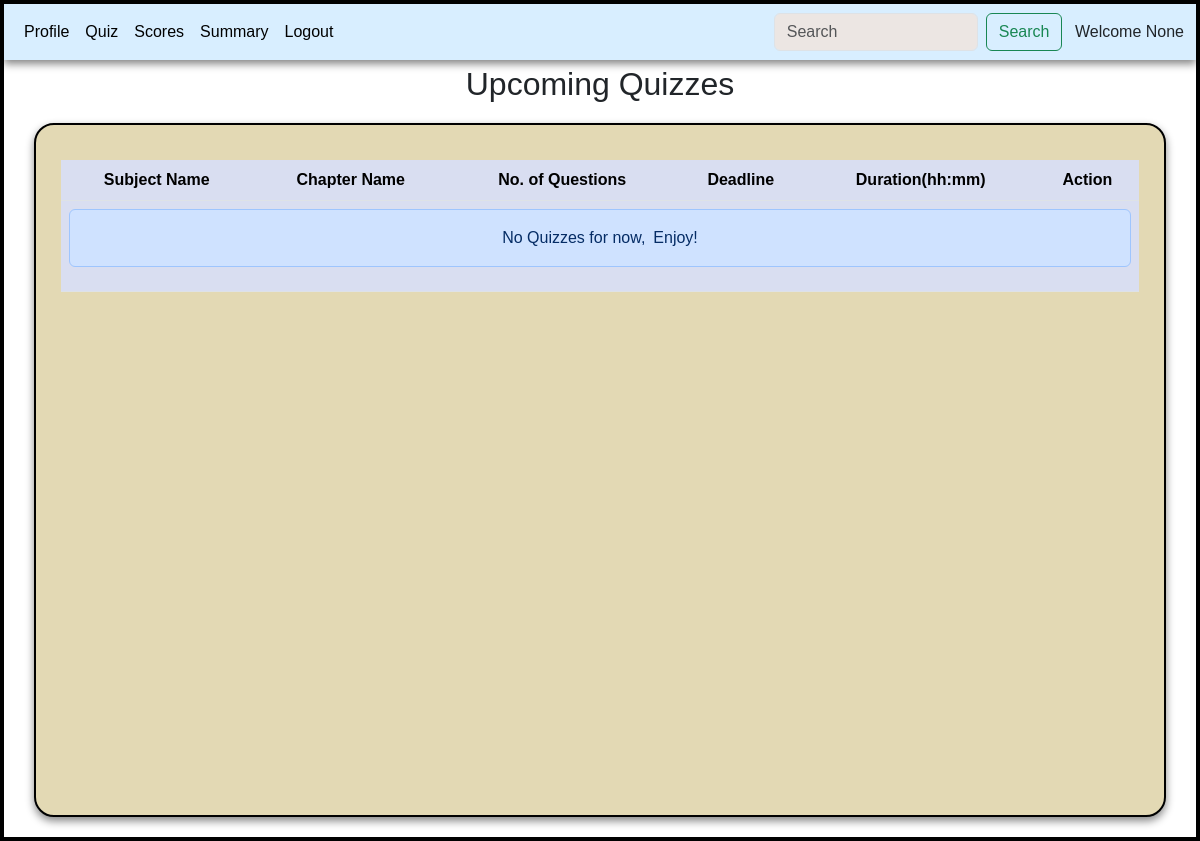
/user_dashboard, run on an earlier commit of the app's database.
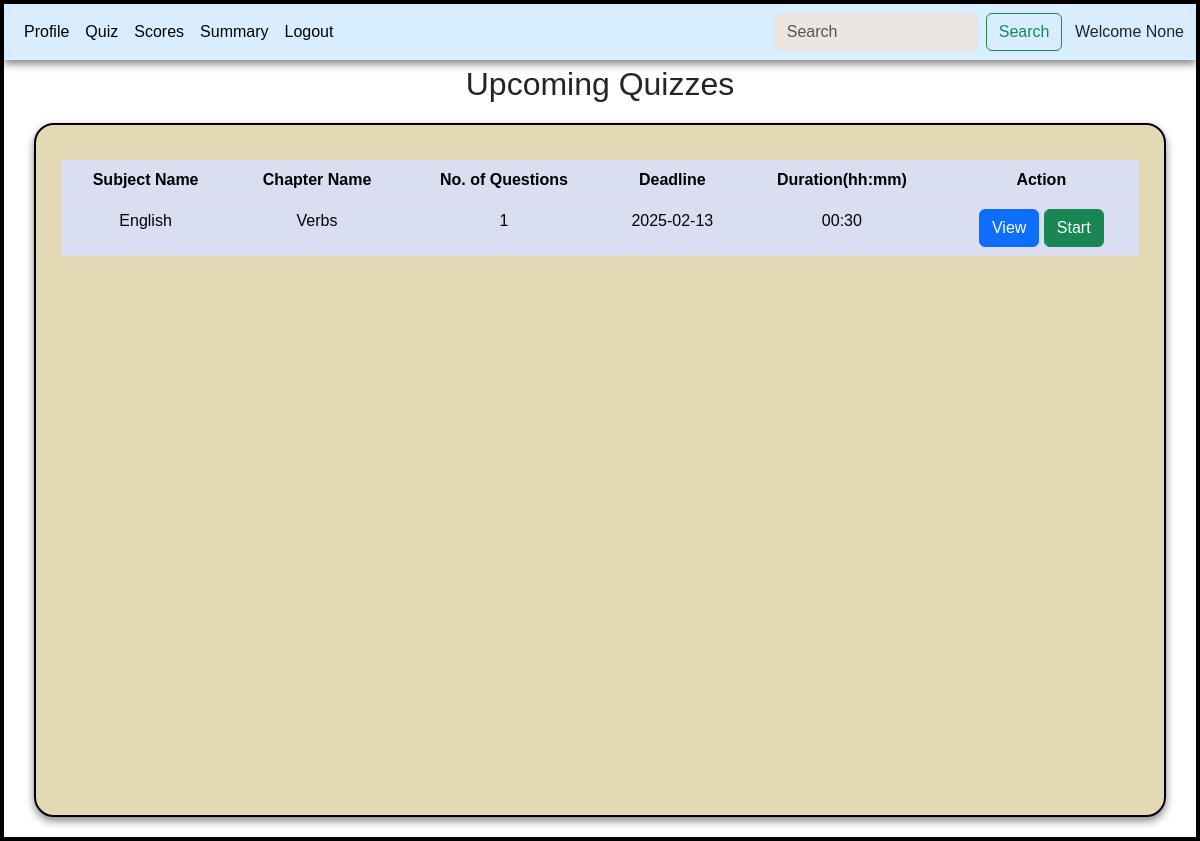
And on a later commit of the database.
### controllers/models.py (models this page shows)
class Question(db.Model):
    id = db.Column(db.Integer, primary_key=True)
    quiz_id = db.Column(db.Integer, db.ForeignKey('quiz.id'), nullable=False)
    question_id = db.Column(db.String(), nullable=False)
    title = db.Column(db.String(), nullable=False)
    question_statement = db.Column(db.String(), nullable=False)
    option1 = db.Column(db.String(), nullable=False)
    option2 = db.Column(db.String(), nullable=False)
    option3 = db.Column(db.String(), nullable=False)
    option4 = db.Column(db.String(), nullable=False)
    correct_option = db.Column(db.Integer, nullable=False)

class Quiz(db.Model):
    id = db.Column(db.Integer, primary_key=True)
    chapter_id = db.Column(db.Integer, db.ForeignKey('chapter.id'), nullable=False)
    date = db.Column(db.Date(), nullable=False)
    time = db.Column(db.String(10), nullable=False)
    status = db.Column(db.String())
    questions = db.relationship('Question', backref='quiz')

class Subject(db.Model):
    id = db.Column(db.Integer(), primary_key=True)
    name = db.Column(db.String(), nullable=False, unique=True)
    description = db.Column(db.String(), nullable=True)
    chapters = db.relationship('Chapter', backref='subject')

class Chapter(db.Model):
    id = db.Column(db.Integer, primary_key=True)
    subject_id = db.Column(db.Integer, db.ForeignKey('subject.id'), nullable=False)
    name = db.Column(db.String(), nullable=False)
    description = db.Column(db.String(), nullable=True)
    quizzes = db.relationship('Quiz', backref='chapter')

### controllers/main.py (the view, shortened to what this page needs)
@app.route('/user_dashboard')
def user_dashboard():
    u_name = request.args.get('u_name')
    if 'quiz_date' in request.args:
        quiz_date = request.args.get('quiz_date')
        dts = quiz_date.split(',')
        quizzes = Quiz.query.filter(Quiz.date.in_(dts), Quiz.status == 'active').all()
        return render_template('user_dashboard.html',quizzes=quizzes,u_name=u_name)
    quizzes = Quiz.query.filter(Quiz.date >= date.today(), Quiz.status=='active').all()
    if 'msg' in request.args:
        emsg = request.args.get('msg')
        return render_template('user_dashboard.html',quizzes=quizzes,u_name=u_name,msg=emsg)
    return render_template('user_dashboard.html',quizzes=quizzes,u_name=u_name)

### templates/user_dashboard.html (shortened to what the changed rows need)
<!DOCTYPE html>
<html lang="en">
<head>
    <link rel="stylesheet" href="/static/style.css">
    <link href="https://cdn.jsdelivr.net/npm/bootstrap@5.3.3/dist/css/bootstrap.min.css" rel="stylesheet">
</head>
<body>
    <div id="main">
        <div id="canvas">
          <nav class="navbar navbar-expand-lg bg-body-dark" id="nav">
                <div class="container-fluid">
                  <div class="collapse navbar-collapse" id="navbarSupportedContent">
                    <ul class="navbar-nav me-auto mb-2 mb-lg-0">
                    </ul>
                    <form class="d-flex" action="/search/{{ u_name }}">
                    </form>
                  </div>
                  <span>&ensp; Welcome {{u_name}}</span>
                </div>
              </nav>
              <h2 style="text-align: center;margin-top: 5px;">Upcoming Quizzes</h2>
              <div class="table-div" id="canvas">
                <table class="table table-hover" id="table-body">
                  <thead>
                    <tr>
                      <th scope="col">Subject Name</th>
                      <th scope ="col">Chapter Name</th>
                      <th scope="col">No. of Questions</th>
                      <th scope="col">Deadline</th>
                      <th scope="col">Duration(hh:mm)</th>
                      <th scope="col">Action</th>
                    </tr>
                  </thead>
                  <tbody>
                    {% if quizzes %}
                      {% for quiz in quizzes %}
                        {% if quiz.questions|length > 0 %}
                          <tr>
                            <td>{{ quiz.chapter.subject.name }}</td>
                            <td>{{ quiz.chapter.name }}</td>
                            <td>{{ quiz.questions|length }}</td>
                            <td>{{ quiz.date }}</td>
                            <td>{{ quiz.time }}</td>
                            <td>
                              <a href='/view/{{ quiz.id }}/{{ u_name }}' class="btn btn-primary">View</a>
                              <a href='/start_quiz/{{ quiz.id }}/{{ u_name }}' class="btn btn-success">Start</a>
                            </td>
                          </tr>
                        {% endif %}
                      {% endfor %}
                    {% else %}
                      {% if msg %}
                        <tr>
                          <td colspan="6">
                            <div class="alert alert-danger text-center">
                              {{ msg }}
                            </div>
                          </td>
                        </tr>
                      {% else %}
                        <tr>
                          <td colspan="6">
                            <div class="alert alert-primary text-center">No Quizzes for now,&ensp;Enjoy!</div>
                          </td>
                        </tr>
                      {% endif %}
                    {% endif %}
                  </tbody>
                </table>
              </div>
        </div>
    </div>
</body>
</html>

What changed in the data, as far as the page shows it:
added Question: option4 "None"
added Quiz: chapter.subject.name "English", chapter.name "Verbs", questions|length "1", date "2025-02-13", time "00:30"
Also different on the page:
{{ u_name }}: "None" → (not shown)
text no longer shown: "No Quizzes for now, Enjoy!"
